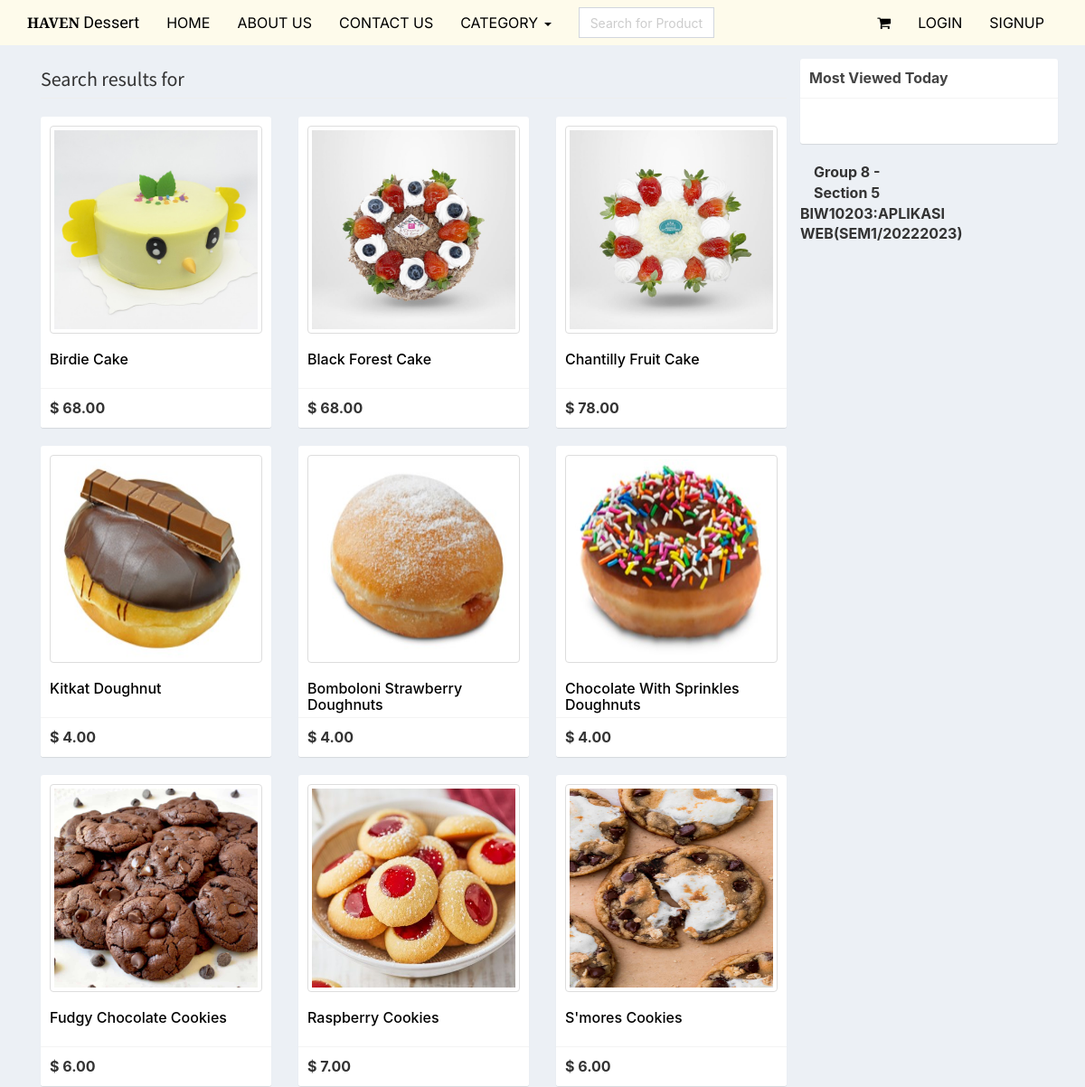
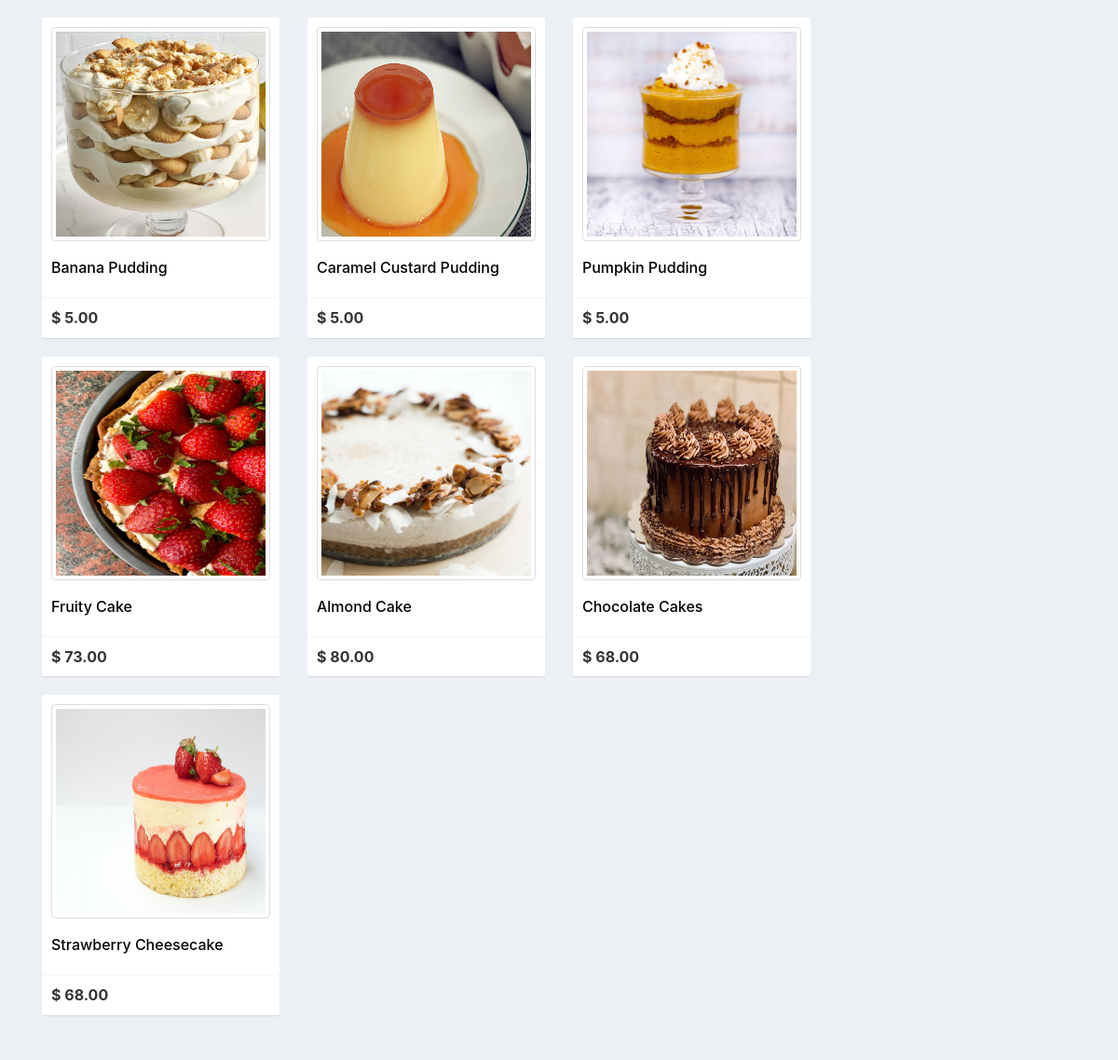
Screenshot of /search.php with the database file from the repository (2 pictures, top to bottom).
### tables this page shows
CREATE TABLE `products` (
  `id` int(11) NOT NULL,
  `category_id` int(11) NOT NULL,
  `name` text NOT NULL,
  `description` text NOT NULL,
  `slug` varchar(200) NOT NULL,
  `price` double NOT NULL,
  `photo` varchar(200) NOT NULL,
  `date_view` date NOT NULL,
  `counter` int(11) NOT NULL
);

### search.php (the view, shortened to what this page needs)
<?php include 'includes/session.php'; ?>
<?php include 'includes/header.php'; ?>
<body class="hold-transition skin-blue layout-top-nav">
<div class="wrapper">
	<?php include 'includes/navbar.php'; ?>
	  <div class="content-wrapper">
	    <div class="container">
	      <section class="content">
	        <div class="row">
	        	<div class="col-sm-9">
	            <?php
	       			$conn = $pdo->open();
	       			$stmt = $conn->prepare("SELECT COUNT(*) AS numrows FROM products WHERE name LIKE :keyword");
	       			$stmt->execute(['keyword' => '%'.$_POST['keyword'].'%']);
	       			$row = $stmt->fetch();
	       			if($row['numrows'] < 1){
	       				echo '<h1 class="page-header">No results found for <i>'.$_POST['keyword'].'</i></h1>';
	       			}
	       			else{
	       				echo '<h1 class="page-header">Search results for <i>'.$_POST['keyword'].'</i></h1>';
		       			try{
		       			 	$inc = 3;
						    $stmt = $conn->prepare("SELECT * FROM products WHERE name LIKE :keyword");
						    $stmt->execute(['keyword' => '%'.$_POST['keyword'].'%']);
						    foreach ($stmt as $row) {
						    	$highlighted = preg_filter('/' . preg_quote($_POST['keyword'], '/') . '/i', '<b>$0</b>', $row['name']);
						    	$image = (!empty($row['photo'])) ? 'images/'.$row['photo'] : 'images/noimage.jpg';
						    	$inc = ($inc == 3) ? 1 : $inc + 1;
	       						if($inc == 1) echo "<div class='row'>";
	       						echo "
	       							<div class='col-sm-4'>
	       								<div class='box box-solid'>
		       								<div class='box-body prod-body'>
		       									<img src='".$image."' width='100%' height='230px' class='thumbnail'>
		       									<h5><a href='product.php?product=".$row['slug']."'>".$highlighted."</a></h5>
		       								</div>
		       								<div class='box-footer'>
		       									<b>&#36; ".number_format($row['price'], 2)."</b>
		       								</div>
	       								</div>
	       							</div>
	       						";
	       						if($inc == 3) echo "</div>";
						    }
						    if($inc == 1) echo "<div class='col-sm-4'></div><div class='col-sm-4'></div></div>";
						}
						catch(PDOException $e){
							echo "There is some problem in connection: " . $e->getMessage();
						}
					}
	       		?>
	        	</div>
	        	<div class="col-sm-3">
	        		<?php include 'includes/sidebar.php'; ?>
  	<?php include 'includes/footer.php'; ?>
</div>
</body>
</html>

### includes/header.php (shortened to what this page needs)
<!DOCTYPE html>
<html>
<head>
  	<link rel="stylesheet" href="bower_components/bootstrap/dist/css/bootstrap.min.css">
    <link rel="stylesheet" href="bower_components/datatables.net-bs/css/dataTables.bootstrap.min.css">
  	<link rel="stylesheet" href="bower_components/font-awesome/css/font-awesome.min.css">
  	<link rel="stylesheet" href="dist/css/skins/_all-skins.css">
    <link rel="stylesheet" href="magnify/magnify.min.css">
</head>

### includes/navbar.php (shortened to what this page needs)
<link rel="stylesheet" href="dist/css/AdminLTE.css">
<header class="main-header">
  <nav class="navbar navbar-static-top">
    <div class="container">
      <div class="navbar-header">
        <a href="index.php" class="navbar-brand"><b>HAVEN </b>Dessert</a>
      </div>
      <div class="collapse navbar-collapse pull-left" id="navbar-collapse">
        <ul class="nav navbar-nav">
          <li><a href="index.php">HOME</a></li>
          <li><a href="about us .php">ABOUT US</a></li>
          <li><a href="contact.php">CONTACT US</a></li>
          <li class="dropdown">
            <a href="#" class="dropdown-toggle" data-toggle="dropdown">CATEGORY <span class="caret"></span></a>
          </li>
        </ul>
        <form method="POST" class="navbar-form navbar-left" action="search.php">
          <div class="input-group">
              <input type="text" class="form-control" id="navbar-search-input" name="keyword" placeholder="Search for Product" required>
          </div>
        </form>
      </div>
      <div class="navbar-custom-menu">
        <ul class="nav navbar-nav">
          <li class="dropdown messages-menu">
            <a href="#" class="dropdown-toggle" data-toggle="dropdown">
              <i class="fa fa-shopping-cart"></i>
            </a>
          </li>
          <?php
            if(isset($_SESSION['user'])){
              $image = (!empty($user['photo'])) ? 'images/'.$user['photo'] : 'images/profile.jpg';
              echo '
                <li class="dropdown user user-menu">
                  <a href="#" class="dropdown-toggle" data-toggle="dropdown">
                    <img src="'.$image.'" class="user-image" alt="User Image">
                    <span class="hidden-xs">'.$user['firstname'].' '.$user['lastname'].'</span>
                  </a>
                  <ul class="dropdown-menu">
                    <li class="user-header">
                      <img src="'.$image.'" class="img-circle" alt="User Image">
                      <p>
                        '.$user['firstname'].' '.$user['lastname'].'
                        <small>Member since '.date('M. Y', strtotime($user['created_on'])).'</small>
                      </p>
                    </li>
                    <li class="user-footer">
                      <div class="pull-left">
                        <a href="profile.php" class="btn btn-default btn-flat">Profile</a>
                      </div>
                      <div class="pull-right">
                        <a href="logout.php" class="btn btn-default btn-flat">Sign out</a>
                      </div>
                    </li>
                  </ul>
                </li>
              ';
            }
            else{
              echo "
                <li><a href='login.php'>LOGIN</a></li>
                <li><a href='signup.php'>SIGNUP</a></li>
              ";
            }
          ?>
        </ul>
      </div>
    </div>
  </nav>
</header>

### includes/sidebar.php (shortened to what this page needs)
<div class="row">
	<div class="box box-solid">
	  	<div class="box-header with-border">
	    	<h3 class="box-title"><b>Most Viewed Today</b></h3>
	  	</div>
	  	<div class="box-body">
	  		<ul id="trending">
	  	</div>
	</div>
</div>

### includes/footer.php (shortened to what this page needs)
  <div class="row">
      <div class="col-sm-12 col-md-6">
    <b>Group 8 - Section 5 </b>
  </div>
  <strong>BIW10203:APLIKASI WEB(SEM1/20222023)</strong>
</div>

### includes/header.php (style rules this page uses)
@media (min-width: 768px) { #navbar-search-input { width: 60px; } }
@media (min-width: 992px) { #navbar-search-input { width: 150px; } }
.prod-body { height:300px; }
#trending { list-style: none; padding:10px 5px 10px 15px; }

### rows the page displays
products: photo (picture), name "B i r d i e C a k e", price "68.00"
products: photo (picture), name "B l a c k F o r e s t C a k e", price "68.00"
products: photo (picture), name "C h a n t i l l y F r u i t C a k e", price "78.00"
products: photo (picture), name "K i t k a t D o u g h n u t", price "4.00"
products: photo (picture), name "B o m b o l o n i S t r a w b e r r y D o u g h n u t s", price "4.00"
products: photo (picture), name "C h o c o l a t e W i t h S p r i n k l e s D o u g h n u t s", price "4.00"
products: photo (picture), name "F u d g y C h o c o l a t e C o o k i e s", price "6.00"
products: photo (picture), name "R a s p b e r r y C o o k i e s", price "7.00"
products: photo (picture), name "S ' m o r e s C o o k i e s", price "6.00"
products: photo (picture), name "B a n a n a P u d d i n g", price "5.00"
products: photo (picture), name "C a r a m e l C u s t a r d P u d d i n g", price "5.00"
products: photo (picture), name "P u m p k i n P u d d i n g", price "5.00"
products: photo (picture), name "F r u i t y C a k e", price "73.00"
products: photo (picture), name "A l m o n d C a k e", price "80.00"
products: photo (picture), name "C h o c o l a t e C a k e s", price "68.00"
products: photo (picture), name "S t r a w b e r r y C h e e s e c a k e", price "68.00"
